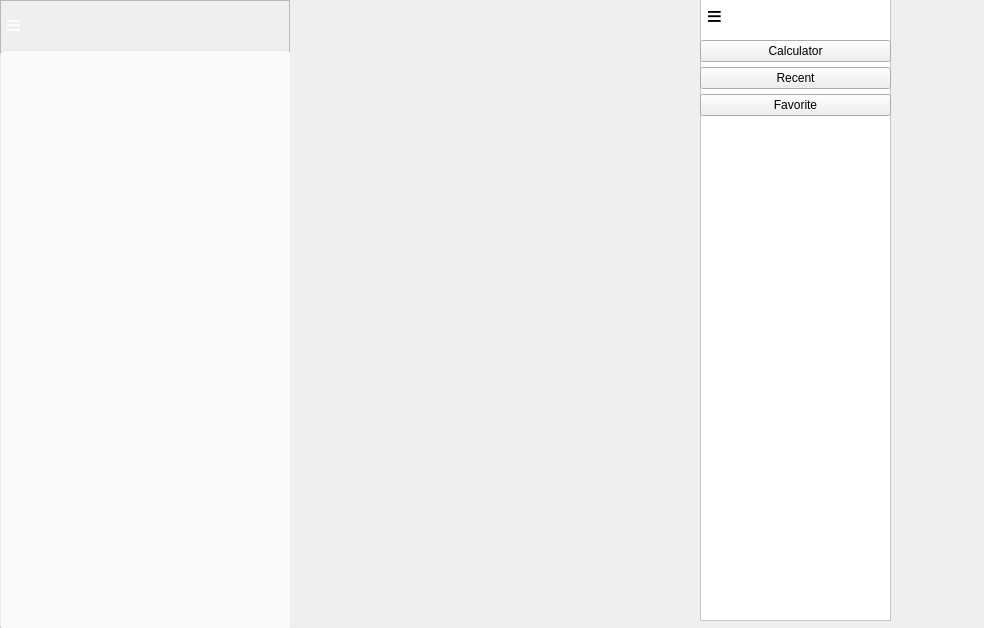
<?xml version="1.0" encoding="UTF-8"?>
<ui version="4.0">
 <class>favoritedcalculation</class>
 <widget class="QDialog" name="favoritedcalculation">
  <property name="geometry">
   <rect>
    <x>0</x>
    <y>0</y>
    <width>984</width>
    <height>628</height>
   </rect>
  </property>
  <property name="windowTitle">
   <string>Dialog</string>
  </property>
  <widget class="QFrame" name="sidebarMenu">
   <property name="geometry">
    <rect>
     <x>700</x>
     <y>-10</y>
     <width>191</width>
     <height>631</height>
    </rect>
   </property>
   <property name="styleSheet">
    <string notr="true">QFrame {
    background-color: white;
    border-right: 1px solid #E0E0E0;


}</string>
   </property>
   <property name="frameShape">
    <enum>QFrame::Shape::StyledPanel</enum>
   </property>
   <property name="frameShadow">
    <enum>QFrame::Shadow::Raised</enum>
   </property>
   <widget class="QWidget" name="horizontalLayoutWidget">
    <property name="geometry">
     <rect>
      <x>0</x>
      <y>0</y>
      <width>272</width>
      <height>51</height>
     </rect>
    </property>
    <layout class="QHBoxLayout" name="horizontalLayout_3">
     <property name="spacing">
      <number>0</number>
     </property>
     <item>
      <widget class="QPushButton" name="pushButton_menu_2">
       <property name="sizePolicy">
        <sizepolicy hsizetype="Expanding" vsizetype="Expanding">
         <horstretch>0</horstretch>
         <verstretch>0</verstretch>
        </sizepolicy>
       </property>
       <property name="maximumSize">
        <size>
         <width>195</width>
         <height>75</height>
        </size>
       </property>
       <property name="styleSheet">
        <string notr="true">border: none;
padding: 5px;
font-size: 26px; /* Increase this number to make the text/icon bigger */
    font-weight: bold;</string>
       </property>
       <property name="text">
        <string>≡      </string>
       </property>
       <property name="checkable">
        <bool>true</bool>
       </property>
      </widget>
     </item>
     <item>
      <widget class="QFrame" name="frame">
       <property name="minimumSize">
        <size>
         <width>200</width>
         <height>0</height>
        </size>
       </property>
       <property name="maximumSize">
        <size>
         <width>16777215</width>
         <height>75</height>
        </size>
       </property>
       <property name="styleSheet">
        <string notr="true">border: none;
       background-color: transparent;</string>
       </property>
       <property name="frameShape">
        <enum>QFrame::Shape::StyledPanel</enum>
       </property>
       <property name="frameShadow">
        <enum>QFrame::Shadow::Raised</enum>
       </property>
      </widget>
     </item>
    </layout>
   </widget>
   <widget class="QWidget" name="verticalLayoutWidget">
    <property name="geometry">
     <rect>
      <x>0</x>
      <y>50</y>
      <width>191</width>
      <height>371</height>
     </rect>
    </property>
    <layout class="QVBoxLayout" name="verticalLayout_3">
     <property name="spacing">
      <number>5</number>
     </property>
     <item>
      <widget class="QPushButton" name="pushButton_calculator">
       <property name="text">
        <string>Calculator</string>
       </property>
      </widget>
     </item>
     <item>
      <widget class="QPushButton" name="pushButton_recent">
       <property name="text">
        <string>Recent</string>
       </property>
      </widget>
     </item>
     <item>
      <widget class="QPushButton" name="pushButton_favorite">
       <property name="text">
        <string>Favorite</string>
       </property>
      </widget>
     </item>
     <item>
      <spacer name="verticalSpacer">
       <property name="orientation">
        <enum>Qt::Orientation::Vertical</enum>
       </property>
       <property name="sizeType">
        <enum>QSizePolicy::Policy::Expanding</enum>
       </property>
       <property name="sizeHint" stdset="0">
        <size>
         <width>20</width>
         <height>40</height>
        </size>
       </property>
      </spacer>
     </item>
    </layout>
   </widget>
  </widget>
  <widget class="QFrame" name="frame_2">
   <property name="geometry">
    <rect>
     <x>0</x>
     <y>0</y>
     <width>290</width>
     <height>631</height>
    </rect>
   </property>
   <property name="styleSheet">
    <string notr="true">color: white;
</string>
   </property>
   <property name="frameShape">
    <enum>QFrame::Shape::StyledPanel</enum>
   </property>
   <property name="frameShadow">
    <enum>QFrame::Shadow::Raised</enum>
   </property>
   <widget class="QPushButton" name="pushButton_menu_3">
    <property name="geometry">
     <rect>
      <x>0</x>
      <y>0</y>
      <width>70</width>
      <height>49</height>
     </rect>
    </property>
    <property name="sizePolicy">
     <sizepolicy hsizetype="Expanding" vsizetype="Expanding">
      <horstretch>0</horstretch>
      <verstretch>0</verstretch>
     </sizepolicy>
    </property>
    <property name="maximumSize">
     <size>
      <width>195</width>
      <height>75</height>
     </size>
    </property>
    <property name="styleSheet">
     <string notr="true">border: none;
padding: 5px;
font-size: 26px; /* Increase this number to make the text/icon bigger */
    font-weight: bold;</string>
    </property>
    <property name="text">
     <string>≡      </string>
    </property>
    <property name="checkable">
     <bool>true</bool>
    </property>
   </widget>
   <widget class="QListView" name="listView">
    <property name="geometry">
     <rect>
      <x>0</x>
      <y>50</y>
      <width>291</width>
      <height>581</height>
     </rect>
    </property>
    <property name="styleSheet">
     <string notr="true">QListView, QListWidget {
    background-color: #FAFAFA;
    border: 1px solid #EAEAEA;
    border-radius: 6px;
    padding: 5px;
    outline: 0; /* Removes the ugly dotted focus box around items */
}

/* Style each individual history row item */
QListView::item, QListWidget::item {
    background-color: #FFFFFF;
    border-bottom: 1px solid #F0F0F0;
    padding: 12px;
    margin-bottom: 4px;
    border-radius: 4px;
    color: #111111;
    font-size: 14px;
}

/* Highlight color when hovering mouse over a calculation row */
QListView::item:hover, QListWidget::item:hover {
    background-color: #F4F4F4;
    color: #000000;
}

/* Highlight color when a calculation row is selected/clicked */
QListView::item:selected, QListWidget::item:selected {
    background-color: #E5E5E5;
    color: #000000;
}</string>
    </property>
   </widget>
  </widget>
 </widget>
 <resources/>
 <connections/>
</ui>
